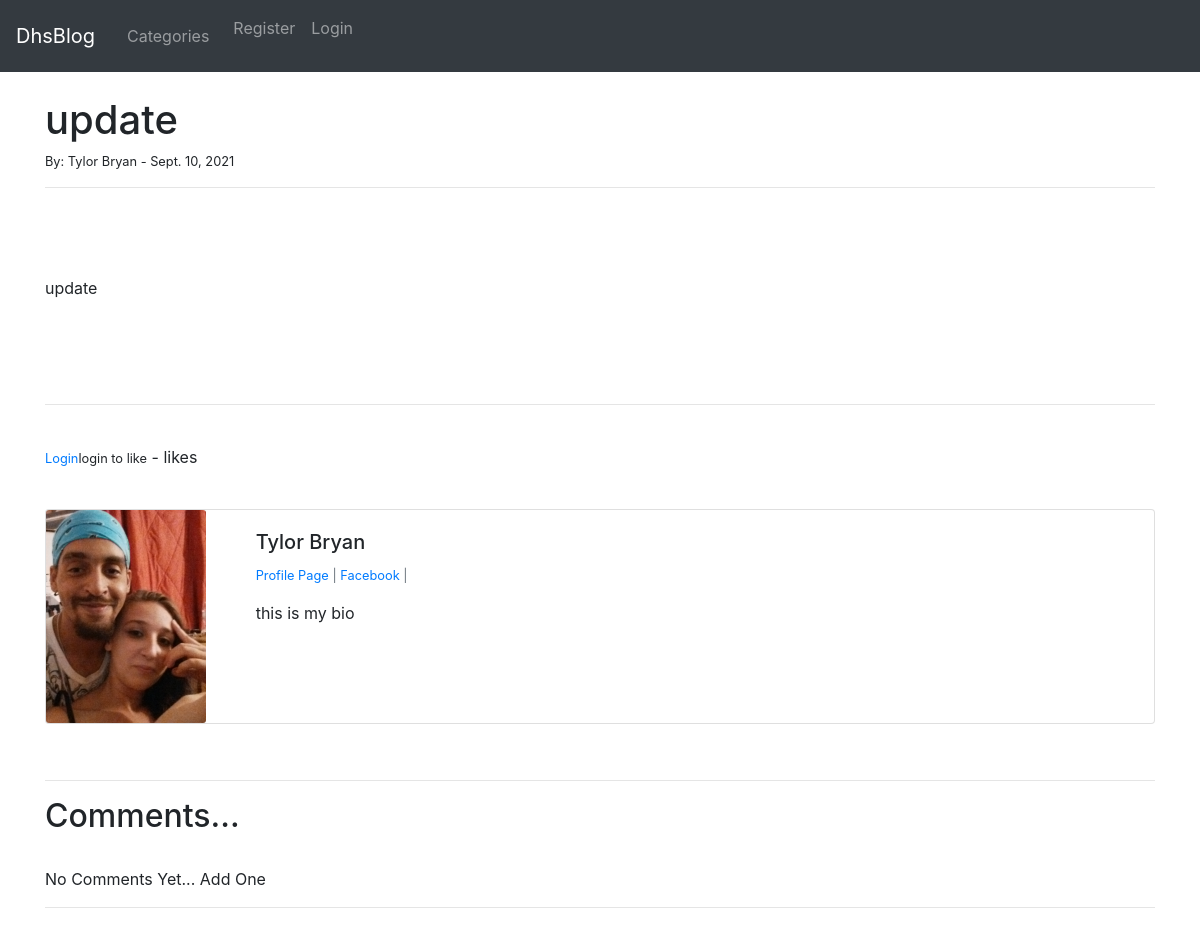
The app's page /article/9 with its own data.
### theblog/models.py (models this page shows, shortened)
class Post(models.Model):
    title = models.CharField(max_length=255)
    header_image = models.ImageField(null=True, blank=True, upload_to="images/")
    title_tag = models.CharField(max_length=255)
    author = models.ForeignKey(User, on_delete=models.CASCADE)
    body = RichTextField(blank=True, null=True)
    post_date = models.DateField(auto_now_add=True)
    category = models.CharField(max_length=255, default='coding')
    snippet = models.CharField(max_length=255)
    likes = models.ManyToManyField(User, related_name='blog_posts')

class Profile(models.Model):
    user = models.OneToOneField(User, null=True, on_delete=models.CASCADE)
    bio = models.TextField()
    profile_pic =  models.ImageField(null=True, blank=True, upload_to="images/profile")
    website_url = models.CharField(max_length=255, null=True, blank=True)
    facebook_url = models.CharField(max_length=255, null=True, blank=True)
    instagram_url = models.CharField(max_length=255, null=True, blank=True)
    pinterest_url = models.CharField(max_length=255, null=True, blank=True)

### theblog/views.py (the view)
# urls.py: path('article/<int:pk>', ArticleDetailView.as_view(), name='article-detail'),
class ArticleDetailView(DetailView):
	model = Post
	template_name = 'article_detail.html'

### theblog/templates/article_detail.html (shortened to what this page needs)
{% extends 'base.html'  %} {% load static %} {% block title  %}{{ post.title  }}{% endblock %}
{% block content  %}
<h1>{{ post.title  }}</h1>
<small>
  By:      {{ post.author.first_name }}      {{ post.author.last_name }} -      {{post.post_date}}
</small>
<br/>
<hr></hr>
<br/>
<br/>
<br/>
{{ post.body | safe  }}
<br/>
<br/>
<br/>
<hr></hr>
<br/>
<form
  action="{% url 'like_post' post.pk %}"
  method="POST">
  {% csrf_token %}            {% if user.is_authenticated  %}                 {% if liked %}
  <button
    class="btn btn-danger btn-sm"
    name="post_id"
    type="submit"
    ,
    value="{{ post.id }}">
    Unlike
  </button>
  {% else %}
  <button
    class="btn btn-primary btn-sm"
    name="post_id"
    type="submit"
    ,
    value="{{ post.id }}">
    Like
  </button>
  {% endif %}           {% else %}
  <small><a href="{% url 'home' %}">Login</a>login to like</small>
  {% endif %}            - {{ total_likes }}           likes
</form>
<br/>
<div class="card mb-3">
  <div class="row g-0">
    <div class="col-md-2">
      {% if post.author.profile.profile_pic %}
      <img
        class="card-img"
        src="{{ post.author.profile.profile_pic.url }}"/>
      {% else %}
      <img
        class="card-img"
        src="{% static  'theblog/images/pic.jpg/' %}"/>
      {% endif %}
    </div>
    <div class="col-md-10">
      <div class="card-body">
        <h5 class="card-title">
          {{ post.author.first_name }}                {{ post.author.last_name }}
        </h5>
        <p class="small text-muted">
          <a href="{% url 'show_profile_page' post.author.profile.id %}">Profile Page</a>
          |                                {% if post.author.profile.facebook_url %}
          <a href="{{ post.author.profile.facebook_url }}">Facebook</a>
          |               {% endif %}
        </p>
        <p class="card-text">{{ post.author.profile.bio }}</p>
      </div>
    </div>
  </div>
</div>
<br/>
<hr>
<h2>Comments...</h2>
<br/>
{% if not post.comments.all %}
      No Comments Yet... <a herf="{% url 'add_comment' post.pk %}">Add One</a>
{% endif %}
<hr>
<br/>
<br/><br/>
{% endblock %}

### records on screen
Post: title "update", author.first_name "Tylor", author.last_name "Bryan", post_date "Sept. 10, 2021", body "update", author.profile.profile_pic (picture), author.profile.bio "this is my bio"
